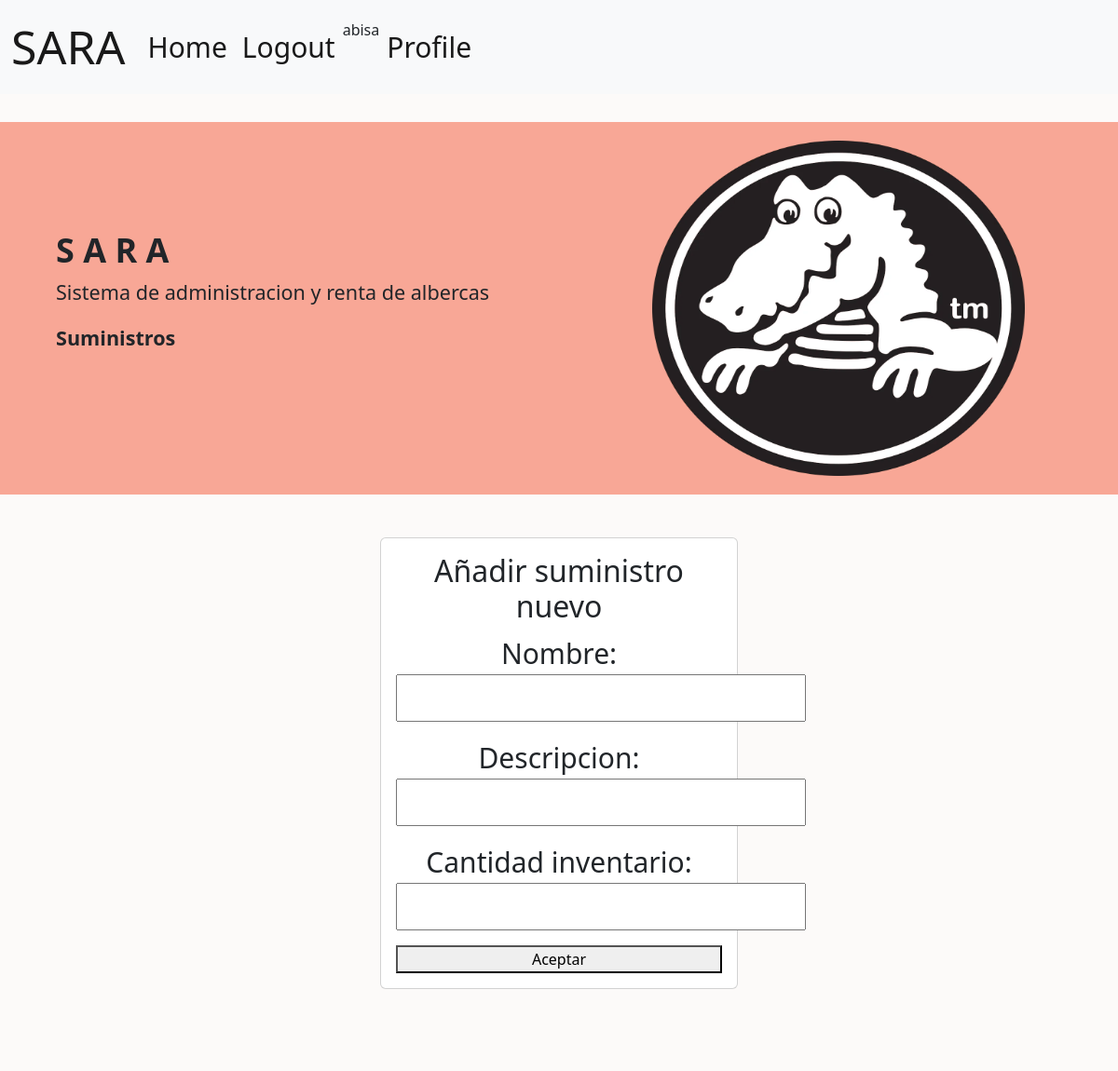
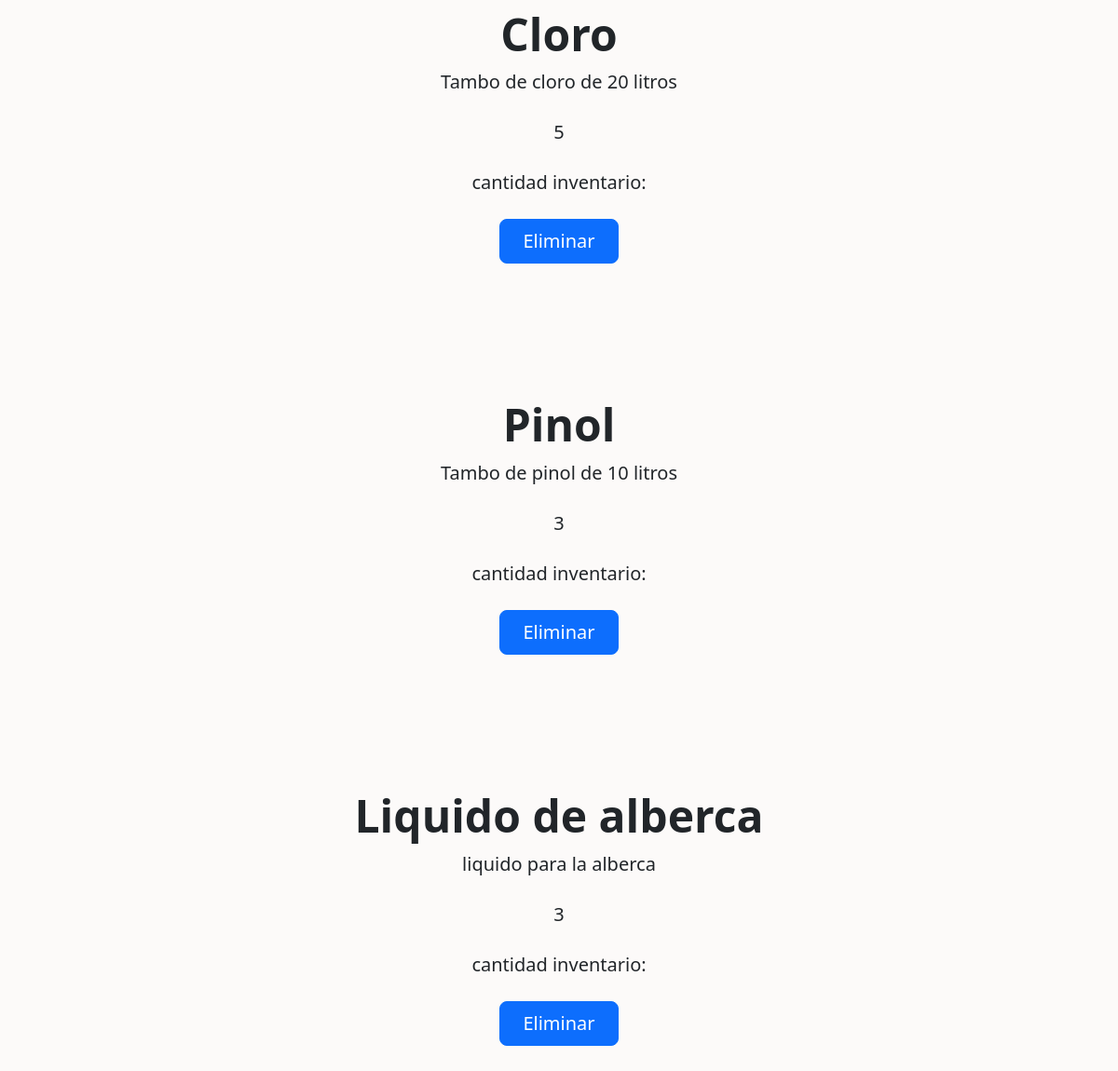
Screenshot of /Profile/My_pools/Suplies/2 (signed in) with the database file from the repository (2 pictures, top to bottom).
### sara/models.py (models this page shows, shortened)
class Suministro_picina(models.Model):
    nombre = models.CharField(max_length = 40)
    descripcion = models.CharField(max_length =  100)
    cantidad_inventario =  models.IntegerField()
    picina = models.ForeignKey(Picina, on_delete = models.CASCADE)

### sara/views.py (the view, shortened to what this page needs)
# urls.py: path('Profile/My_pools/Suplies/<int:Picina_id>', views.Suplies, name = 'Suplies'),
def Suplies(request, Picina_id):
    pool = get_object_or_404(Picina, pk=Picina_id, user = request.user)
    Pool_suplies = Suministro_picina.objects.filter(picina = pool)
    if  request.method == 'GET':
        return render(request, 'Suplies.html',{
            'form': Register_pool_suply,
            'Pool_suplies': Pool_suplies
        })

### sara/templates/Suplies.html (shortened to what this page needs)
{%extends 'Navigation.html'%}
{%block content%}
<div class="dj-banner">
    <div class="dj-bg">
        <img src="\static\cocote.webp" alt="" width="400px" height="400px">
        <div class="dj-text">
            <h1><b>S A R A</b></h1>
            <p>Sistema de administracion y renta de albercas</p>
            <p><b>Suministros</b></p>
        </div>
    </div>
  </div>
    <main calss = "container">
        <div class="row">
        <div class = "col-md-4 offset-md-4">
            <form class = "card card-body text-center" action="#" method="POST">
                <h2> Añadir suministro nuevo </h2>
                {{form.as_p}}
                <button>
                    Aceptar
                </button>
            </form>
        </div>
        </div>
    </main>
    {% for Pool_suplies in Pool_suplies %}
    <div class="px-4 py-5 my-5 text-center">
        <h1 class="display-5 fw-bold"> {{Pool_suplies.nombre}}</h1>
        <div class="col-lg-6 mx-auto">
          <p class="lead mb-4">{{Pool_suplies.descripcion}}</p>
          <p class="lead mb-4">{{Pool_suplies.cantidad_inventario}}</p>
          <p class="lead mb-4">cantidad inventario: {{Pool_provider.correo_electronico}}</p>
          <div class="d-grid gap-2 d-sm-flex justify-content-sm-center">
            <button type="button" class="btn btn-primary btn-lg px-4 gap-3">Eliminar</button>
          </div>
        </div>
      </div>
{% endfor %}
  {%endblock%}

### sara/templates/Navigation.html (shortened to what this page needs)
<!DOCTYPE html>
<html lang="en">
  <head>
    <link
      href="https://cdn.jsdelivr.net/npm/bootstrap@5.2.2/dist/css/bootstrap.min.css"
      rel="stylesheet"
    />
  </head>
  <body>
    <nav class="navbar navbar-expand-lg bg-light">
      <div class="container-fluid">
        <a class="navbar-brand" href="#">SARA</a>
        <div class="collapse navbar-collapse" id="navbarNav">
          <ul class="navbar-nav">
            <li class="nav-item">
              <a href="/" class="nav-link active" aria-current="page">Home</a>
            </li>
            {% if user.is_authenticated %}
            <li class="nav-item">
              <a href="/Logout" class="nav-link active" aria-current="page"
                >Logout</a
              >
            </li>
            {{ user.get_username }}
            <li class="nav-item">
              <a href="/Profile" class="nav-link active" aria-current="page"
                >Profile</a
              >
            </li>
            {% endif %}
          </ul>
        </div>
      </div>
    </nav>
    {% block content %} {% endblock %}
  </body>
</html>

### sara/templates/Suplies.html (style rules this page uses)
.dj-banner { margin: 30px 0; position: relative; }
.dj-banner .dj-bg { background-color: #F8A796; }
.dj-banner .dj-bg img { display: block; margin: 20px auto; padding: 20px 0; }
.dj-banner .dj-text { text-align: center; padding-bottom: 20px; }
@media screen and (min-width:768px) { .dj-banner .dj-bg img { margin-right: 100px; } }
@media screen and (min-width:768px) { .dj-banner .dj-text { position: absolute; top: 50%; left: 10%; transform: translate(-10%, -50%); width: 50%; text-align: left; } }
@media screen and (min-width:768px) { .dj-banner .dj-text h1 { font-size: calc(2*1.5vw); } }
@media screen and (min-width:768px) { .dj-banner .dj-text p { font-size: calc(1.2*1.5vw); } }
body { background-color: #FCFAF9; }
p { font-size: 30px; }

### sara/templates/Navigation.html (style rules this page uses)
.nav-link { font-size: 30px; }
.navbar-brand { font-size: 50px; }

### rows the page displays
Suministro_picina: nombre "Cloro", descripcion "Tambo de cloro de 20 litros", cantidad_inventario "5"
Suministro_picina: nombre "Pinol", descripcion "Tambo de pinol de 10 litros", cantidad_inventario "3"
Suministro_picina: nombre "Liquido de alberca", descripcion "liquido para la alberca", cantidad_inventario "3"

### other values shown
{{ user.get_username }} "abisa"
